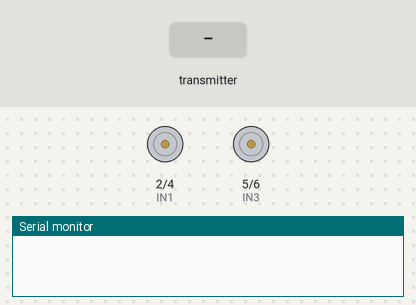
The sketch below on a simulated Arduino Uno, built with avr-gcc and run on an emulated ATmega328P. On the bench: motor-driver pin pairs drawn as motors (green arrow = first pin HIGH = forward, orange = second pin HIGH = backward, longer = more drive, scaled by the enable pin), the last lines printed to the serial monitor. Inputs (shaded band) come from the test bench. No radio packets arrive unless stated.

Above: at 1.2 s.
1.3 s: the transmitter starts sending xAxis = 25
At 2.5 s:
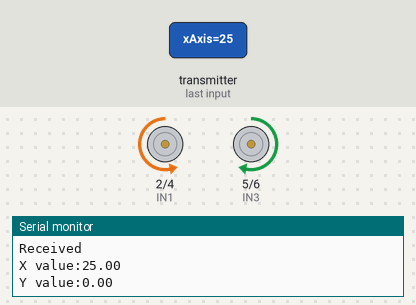
2.8 s: the transmitter starts sending yAxis = 100
At 3.8 s:
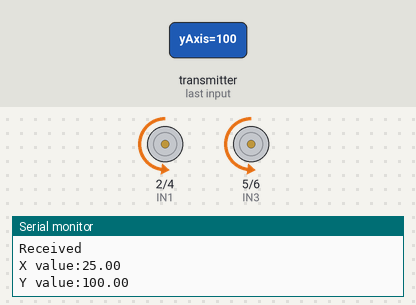
4.3 s: the transmitter starts sending yAxis = 0
At 4.9 s:
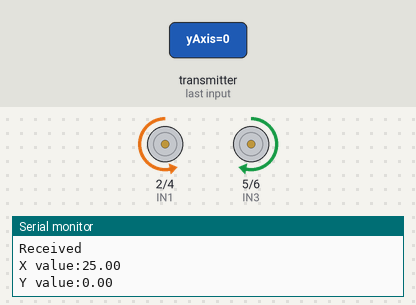
5.8 s: the transmitter starts sending yAxis = 25
At 6.1 s:
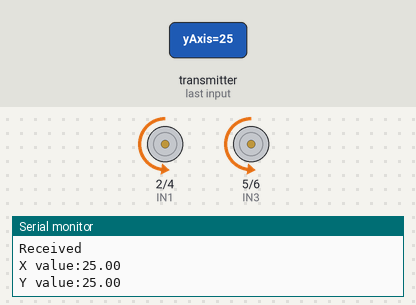
Timing chart, 0 to 8.8 s (numbered marks = the images above; inputs shaded):
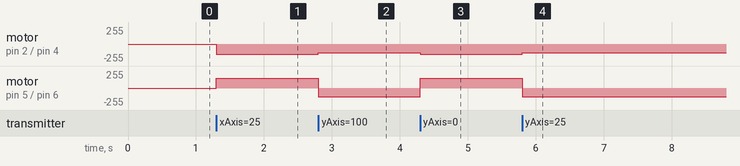

Measured:
- after the input at 1.3 s, motor on pin 2 (IN1) / pin 4 (IN2): stopped → backward 150/255 at once; motor on pin 5 (IN3) / pin 6 (IN4): stopped → forward 150/255 at once
- after the input at 2.8 s, motor on pin 2 (IN1) / pin 4 (IN2): backward 150/255 → backward 130/255 at once; motor on pin 5 (IN3) / pin 6 (IN4): forward 150/255 → backward 130/255 at once
- after the input at 4.3 s, motor on pin 2 (IN1) / pin 4 (IN2): backward 130/255 → backward 150/255 at once; motor on pin 5 (IN3) / pin 6 (IN4): backward 130/255 → forward 150/255 at once
- after the input at 5.8 s, motor on pin 2 (IN1) / pin 4 (IN2): backward 150/255 → backward 130/255 at once; motor on pin 5 (IN3) / pin 6 (IN4): forward 150/255 → backward 130/255 at once

The sketch:

final_receive_code.ino
```cpp
#include "SPI.h"
#include "RF24.h"
#include "nRF24L01.h"

#define CE_PIN 7
#define CSN_PIN 8

RF24 receiver (CE_PIN, CSN_PIN);

// motor driver part
int ENA = 3;
int ENB = 10;
int IN1 = 2;
int IN2 = 4;
int IN3 = 5;
int IN4 = 6;

const byte address [6] = "00001";

//NRF24L01 buffer limit is 32 bytes (max struct size)
struct payload {
  float xAxis;
  float yAxis;
};

payload payload;

void motor_driver_setup() {
  pinMode(ENA, OUTPUT);
  pinMode (ENB, OUTPUT);
  pinMode (IN1, OUTPUT);
  pinMode (IN2, OUTPUT);
  pinMode (IN3, OUTPUT);
  pinMode (IN4, OUTPUT);
}

void receiver_setup() {
  receiver.begin();

  //Setting Power amplifier level to minimum receiver.setPALevel (RF24_PA_MIN);
  //Default value is the maximum 32 bytes1
  receiver.setPayloadSize (sizeof(payload));
  //Act as receiver
  receiver.openReadingPipe (0, address);
  receiver.startListening();
}

void setup(){
  Serial.begin(9600);

  motor_driver_setup();

  receiver_setup();
}

void loop()
{
  if (receiver.available() > 0) {
    // reading data received from transmitter
    receiver.read(&payload, sizeof(payload));
    float X = payload.xAxis;
    float Y = payload.yAxis;

    Serial.println("Received");
    Serial.print("X value:");
    Serial.println(X);
    Serial.print("Y value:");
    Serial.println(Y);

    if(Y > 0.3)
    {
      // right();
      analogWrite(ENA, 130);
      analogWrite(ENB, 130);
      digitalWrite(IN1, 0);
      digitalWrite(IN2, 1);
      digitalWrite(IN3, 0);
      digitalWrite(IN4, 1);
    }
    else if(Y < -0.3)
    {
      // left();
      analogWrite(ENA, 150);
      analogWrite(ENB, 150);
      digitalWrite(IN1, 1);
      digitalWrite(IN2, 0);
      digitalWrite(IN3, 1);
      digitalWrite(IN4, 0);
    }
    else if(X > 0.5)
    {
      // back();
      analogWrite(ENA, 150);
      analogWrite(ENB, 150);
      digitalWrite(IN1, 0);
      digitalWrite(IN2, 1);
      digitalWrite(IN3, 1);
      digitalWrite(IN4, 0);
    }
    else if(X < -0.5)
    {
      // forward();
      analogWrite(ENA, 150);
      analogWrite(ENB, 150);
      digitalWrite(IN1, 1);
      digitalWrite(IN2, 0);
      digitalWrite(IN3, 0);
      digitalWrite(IN4, 1);
    }
    else
    {
      // stop();
      analogWrite(ENA, 0);
      analogWrite(ENB, 0);
      digitalWrite(IN1, 0);
      digitalWrite(IN2, 0);
      digitalWrite(IN3, 0);
      digitalWrite(IN4, 0);
    }
  }
  // delay(500);
}
```
